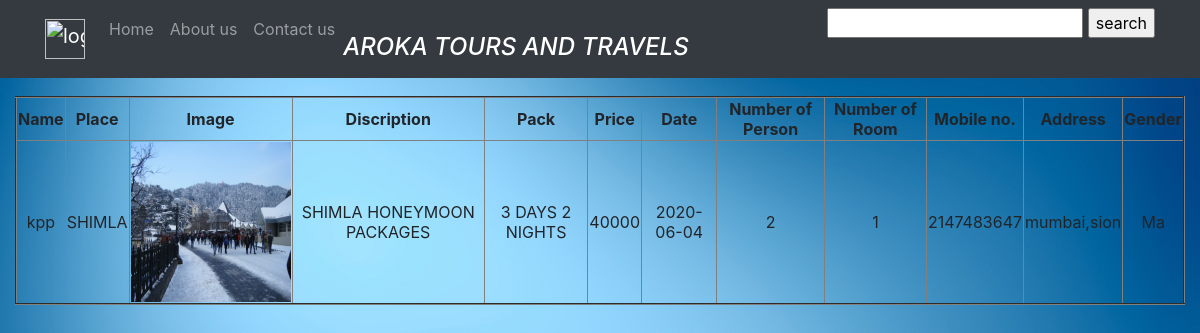
Page /customershoney.php on the committed database.
### tables this page shows
CREATE TABLE `bookingshoney` (
  `id` int(5) NOT NULL,
  `usr_id` int(5) NOT NULL,
  `placeid` int(5) NOT NULL,
  `arvPlace` int(11) NOT NULL,
  `date` date NOT NULL,
  `noOfPerson` int(2) NOT NULL,
  `noOfChild` int(2) NOT NULL,
  `name` varchar(30) NOT NULL,
  `mno` int(10) NOT NULL,
  `address` varchar(50) NOT NULL,
  `gender` varchar(2) NOT NULL,
  `noRoom` int(11) NOT NULL
);

CREATE TABLE `addhoney` (
  `id` int(11) NOT NULL,
  `name` varchar(50) NOT NULL,
  `img` text NOT NULL,
  `disc` text NOT NULL,
  `pack` varchar(40) NOT NULL,
  `price` int(20) NOT NULL
);

### customershoney.php (the view, shortened to what this page needs)
<html>
<head>
  <link rel="stylesheet" href="https://maxcdn.bootstrapcdn.com/bootstrap/4.3.1/css/bootstrap.min.css">
<link rel="stylesheet" type="text/css" href="css/bookDetail.css">
</head>
<body background="img\background\bluebg.jpg" style="background-size:100%;background-position: fixed;">
<nav class="navbar navbar-expand-sm navbar-dark bg-dark fixed-top scrolling-navbar">
  <div class="container">
    <a class="navbar-brand" href="logca.html">
   <img src="https://c7.uihere.com/files/370/680/1005/login-facebook-computer-icons-button-clip-art-register-button.jpg" alt="login" style="width:40px";>
    </a>
    <div class="collapse navbar-collapse" id="navbarSupportedContent-7">
    <ul class="navbar-nav mr-auto">
      <li class="nav-item ">
        <a class="nav-link" href="homepage.php">Home</a>
      </li>
      <li class="nav-item ">
        <a class="nav-link" href="aboutus.html">About us</a>
      </li>
    <li class="nav-item">
      <a class="nav-link" href="contus.html">Contact us</a>
    </li>
    <li class="nav-item">
      <br>
      <a ><b><i><h4><font color="white">AROKA TOURS AND TRAVELS</font></h4></i></b></a>
    </li>
  </ul>
  <ul>
    <div class="md-form">
      <form action="#" method="GET">
        <input type="text" name="search">
        <input type="submit" name="Search" value="search">
      </form>
    </div>
  </ul>
  </div>
</nav>
<div class="container-fluid py-5 my-5">
  <table border=2 class="text-center">
    <tr><th>Name</th><th>Place</th><th>Image</th><th>Discription</th><th>Pack</th><th>Price</th><th>Date</th><th>Number of Person</th><th>Number of Room</th><th>Mobile no.</th><th>Address</th><th>Gender</th></tr>
    <?php
      include 'isLoginhoney.php';
      $sql="SELECT * FROM bookingshoney";
      $result=$conn->query($sql);
      while ($row=$result->fetch_assoc())
      {
        $sql1="SELECT * FROM addhoney WHERE id='".$row['placeid']."'";
        $result1=$conn->query($sql1);
        while ($row1=$result1->fetch_assoc())
        {
          echo "<tr><td>".$row['name']."</td><td>".$row1['name']."</td><td><img id='img' src=".$row1['img']."></td><td>".$row1['disc']."</td><td>".$row1['pack']."</td><td>".$row1['price']."</td><td>".$row['date']."</td><td>".$row['noOfPerson']."</td><td>".$row['noRoom']."</td><td>".$row['mno']."</td><td>".$row['address']."</td><td>".$row['gender']."</td></tr>";
        }
      }
    ?>
  </table>
</div>
</body>
</html>

### css/bookDetail.css (style rules this page uses)
#img { height: 10rem; width: 10rem; }

### rows in the picture
bookingshoney: name "kpp", date "2020-06-04", noOfPerson "2", noRoom "1", mno "2147483647", address "mumbai,sion", gender "Ma"
addhoney: name "SHIMLA", img (picture), disc "SHIMLA HONEYMOON PACKAGES", pack "3 DAYS 2 NIGHTS", price "40000"
